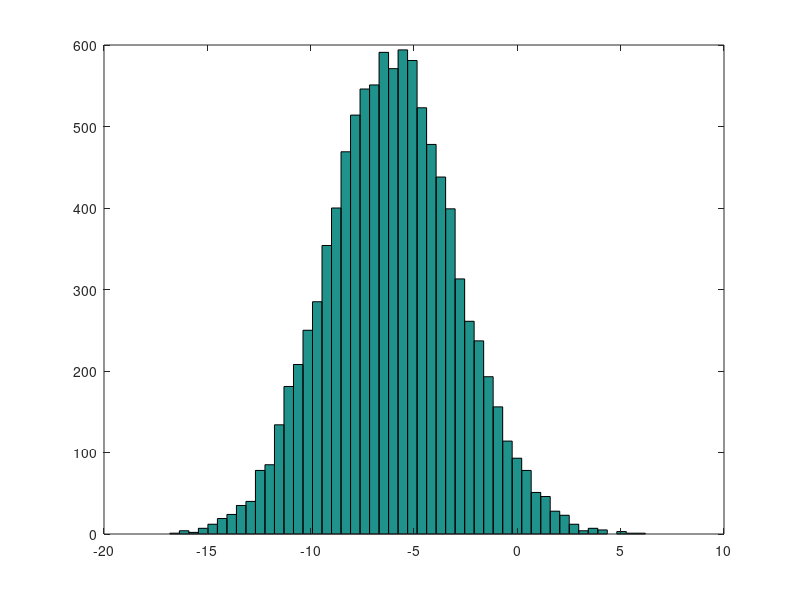

The MATLAB script that drew this image: (Note: this script raises an error after producing the figure.)
% Basic Operations
1 ~= 2 % different than !=
a = 3 % prints the result
a = 3; % doesnt prints the result, ; suppresses the print output
disp(a)
disp(sprintf('2 decimls: %0.2f', a))
format long
a
format short
a

A = [1 2; 3 4; 5 6] % Matrix

B = [1 2 3]

v = [1; 2; 3] % Matrix
v = 1:0.1:2
v = 1:6;

ones(2,3) % Generates vectores with 1

w = ones(1, 3)
w = zeros(1, 3)
w = rand(3, 3) % Uniform distribution between 0 and 1
w = randn(1, 3) % Gausin distribution

w = -6 + sqrt(10) * (randn(1, 10000));

hist(w, 50)

eye(4) % identity matrix

help eye

% Moving Data Around
size(A) % Tells size of the matrix
size(A,1) % number of rows
size(A,1) % number of cols

length(v) % longest dimension

pwd

load('featuresX.data')
who % show valriables
whos % show valriables + sizes
clear % remove variable from scope - delete all elements if not argument passed

v = priceY(1:10) % first ten elements

save hello.mat v % saving vector to file hello.mat

save hello.txt --ascii v % saving vector to file hello.mat

A(3, 2) % third row second col

A(2, :) % : means every element along that row/column
A(:, 2) % everything from second col
A([1 3], :) % first and third row - all cols
A(:,2) = [10; 11; 12] % change columns
A = [A, [100; 101; 102]] % add a column
A(:) % put all elements of A to a single column vector

% ------

A = [1 2; 3 4; 5 6]
B = [11 12; 13 14; 15 16]
C = [A B] % Concatenation
C = [A; B] % Col concatenation

% Computing on Data
A * C % Multiply
A .* C
A .^ 2 % squared

v = [1; 2; 3]
1 ./ v
% ./ element-wise Operation

log(v)
exp(v) % exponentiation of these elements
abs(v) % absolute values - mod
-v % negatives

v + ones(length(v), 1)

% A'' % transponse
dsa
a = [1 15 2 0.5]
val = max(a)
[val, index] = max(a) % returs val and index

a < 3
find(a < 3)

A = magic(3)
[row, col] = find(A >= 7)
sum(a)
prod(a)
floor(a)
ceil(a)
rand(3)
max(rand(3), rand(3))

max(A, [], 1) % wise maximum per col
max(A, [], 2) % wise maximum per row
max(max(A)) % max of the whole matrix
max(A(:)) % max of the whole matrix

flipup

A = magic(3)
pinv(A) # inverse
temp = pinv(A)
A * temp

% Plotting Data
plot(t, y1);
hold on;
plot(t, y2, 'r');
xlabel('time')
ylable('value')
legend('sin', 'cos')
title('my plot')
print -dpng 'myPlot.png'
close

figure(1); plot(t, y1);
figure(2); plot(t, y2);

subplot(1, 2, 1) % Divides plot a 1x2 grid access first element
plot(t, y1)
subplot(1, 2, 2)
plot(t, y2)
axis([0.5 1 -1 1])
help axis

clf; % clear
A = magic(5);
imagesc(A), colorbar, colormap gray;
% comma chaining functions

% Control statements: for while if statements
for i=1:10,
    v(i) = 2^i;
end;

while i <= 5,
    v(i) = 100;
    i = i+1;
end;

function [y1, y2] = squareAndCubeThisNumber(x)
y1 = x^2;
y2 = x^2;

% Cost function
X = [1 1; 1 2; 1 3]
y = [1; 2; 3]
theta = [0; 1]
costFunctionJ(X, y, theta)

% Vectorization
% h(x) -> prediction = theta' * x;

% Gradient descent
